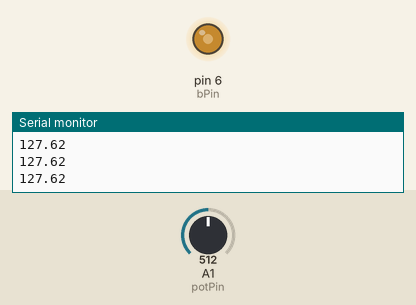
Simulated run of this sketch. Board: Arduino Uno, built with avr-gcc and run on an emulated ATmega328P. Shown: output pins drawn as LEDs (lit = HIGH), the last lines printed to the serial monitor. The inputs (shaded band) are chosen by the test bench; at power-on: A1 (potPin) = 512.

Above: at 1.2 s.
1.3 s: A1 (potPin) set to 716
At 2.5 s:
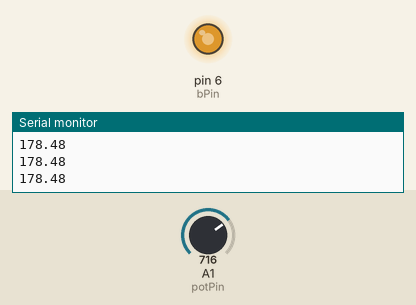
2.8 s: A1 (potPin) set to 900
At 3.7 s:
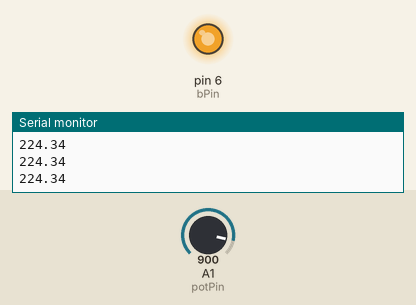
4.3 s: A1 (potPin) set to 122
At 4.8 s:
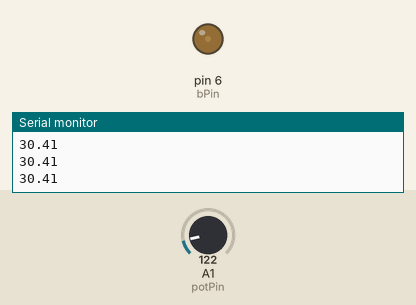
5.8 s: A1 (potPin) set to 0
At 7.0 s:
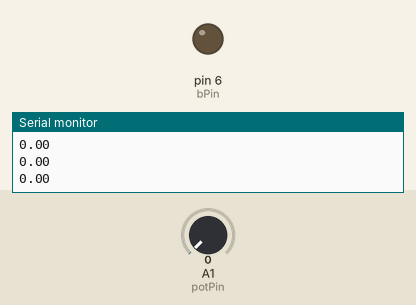
7.3 s: A1 (potPin) set to 511
At 8.4 s:
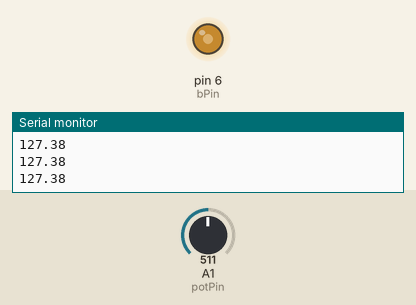
Timing chart, 0 to 9.8 s (numbered marks = the images above; inputs shaded):
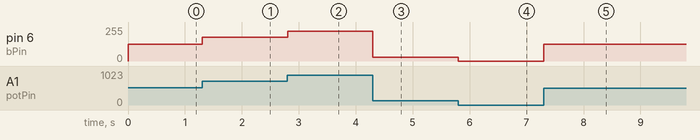

The sketch:

Monday_Dimmable.ino
```cpp
//Need LED, 330 ohm resistor, potentiometer

int potPin = A1;  //Analog 1 pin
int bPin = 6;     //pin 6 of LED
int potVal;       //potentiometer read value, 0-1023
float LEDVal;

void setup() {
  // put your setup code here, to run once:
pinMode(potPin, INPUT);   //declare potentiometer as input
pinMode(bPin, OUTPUT);    //declare LED as output
Serial.begin(9600);       //Setup serial monitor, 9600 Bod rate

}

void loop() {
  // put your main code here, to run repeatedly:

potVal=analogRead(potPin);    //read pot val
LEDVal=(255./1023.)*potVal;   //calc LED val, floating point math used
analogWrite(bPin,LEDVal);     //pass LED val to bpin
Serial.println(LEDVal);       //print values to serial monitor to check if code works as intended
}
```

Measured:
- after the input at 1.3 s, pin 6 (bPin): 127/255 → 178/255 at once
- after the input at 2.8 s, pin 6 (bPin): 178/255 → 224/255 at once
- after the input at 4.3 s, pin 6 (bPin): 224/255 → 30/255 at once
- after the input at 5.8 s, pin 6 (bPin): 30/255 → 0/255 at once
- after the input at 7.3 s, pin 6 (bPin): 0/255 → 127/255 at once
